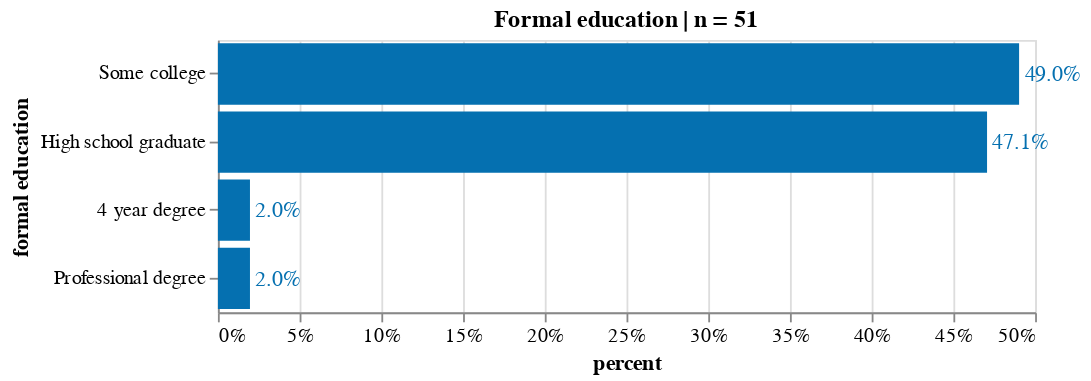

Here is the notebook cell this chart was saved with:
### Code cell
source = count_freq_labels(df, X="formal education") 
title = 'Formal education | n = '+ source['counts'].sum().astype(str)
X, Y = 'percent:Q', 'formal education:N'
w, h= 450, 150
txs, ls, ts = 12, 11, 12

chart_formal_education= simple_per_bar(
    source, title=title, X=X, Y=Y, width=w, height=h, text_size = txs, label_size = ls, title_size=ts)
chart_formal_education

### Figure 1 — Vega-Lite specification as saved in the notebook (floating-point values rounded to 4 significant figures)
{"config": {"view": {"continuousWidth": 400, "continuousHeight": 300}, "axis": {"labelFontSize": 11, "titleFontSize": 12}}, "layer": [{"mark": "bar", "encoding": {"color": {"condition": {"value": "orange", "test": "(datum.emotion === 'Some')"}, "value": "#0570b0"}, "x": {"type": "quantitative", "axis": {"format": ".0%"}, "field": "percent"}, "y": {"type": "nominal", "field": "formal education", "sort": "-x"}}, "title": "Formal education | n = 51"}, {"mark": {"type": "text", "align": "left", "baseline": "middle", "dx": 3, "fontSize": 12}, "encoding": {"color": {"condition": {"value": "orange", "test": "(datum.emotion === 'Some')"}, "value": "#0570b0"}, "text": {"type": "quantitative", "field": "percent", "format": ".1%"}, "x": {"type": "quantitative", "axis": {"format": ".0%"}, "field": "percent"}, "y": {"type": "nominal", "field": "formal education", "sort": "-x"}}, "title": "Formal education | n = 51"}], "data": {"name": "data-8f5386a7aa99ae6a02857db6a7f68669"}, "height": 150, "width": 450, "$schema": "https://vega.github.io/schema/vega-lite/v4.8.1.json", "datasets": {"data-8f5386a7aa99ae6a02857db6a7f68669": [{"counts": 25, "formal education": "Some college", "percent": 0.4902}, {"counts": 24, "formal education": "High school graduate", "percent": 0.4706}, {"counts": 1, "formal education": "4 year degree", "percent": 0.01961}, {"counts": 1, "formal education": "Professional degree", "percent": 0.01961}]}}
